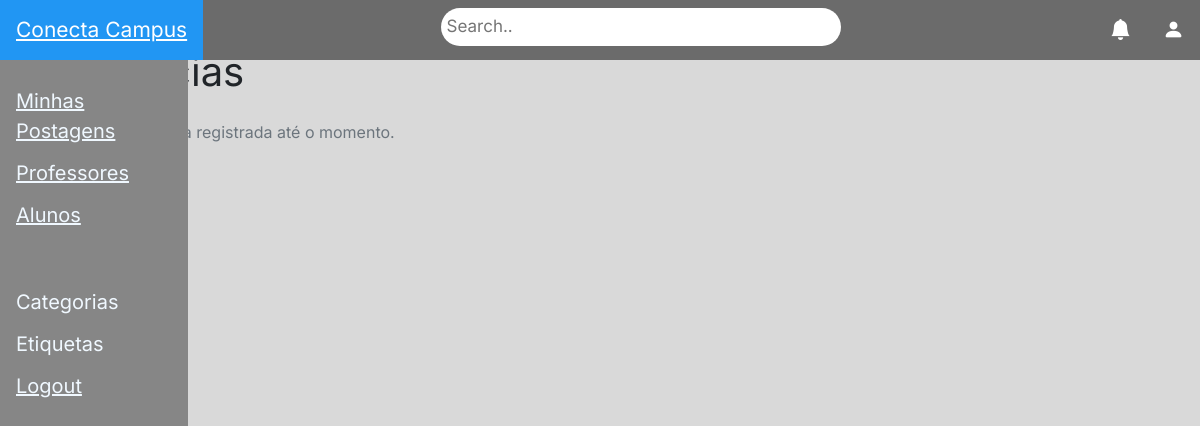
Page /admin/ver_denuncias (signed in) on the earlier database version.
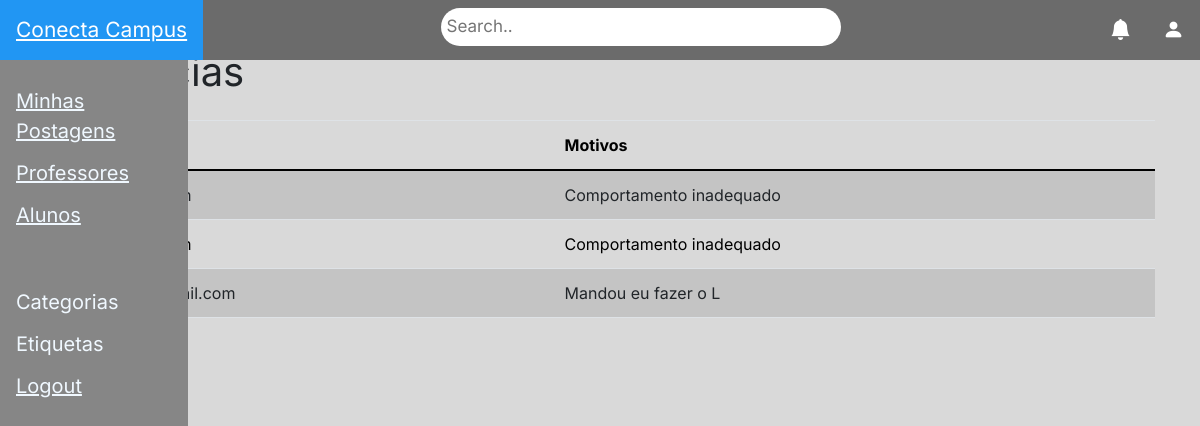
Same page on the later database version.
### models.py (models this page shows, shortened)
class Reportar(db.Model):
    id = db.Column(db.Integer, primary_key=True)
    autor_id = db.Column(db.Integer, db.ForeignKey('user.id'), nullable=False)
    target_id = db.Column(db.Integer, db.ForeignKey('user.id'), nullable=False)
    motivo = db.Column(db.String(255), nullable=False)
    data = db.Column(db.DateTime, nullable=False)

### routes/admin.py (the view)
@admin_route.route('/ver_denuncias')
@login_required
def ver_denuncias():
    denuncias = Reportar.query.all()
    return render_template('ver_denuncias.html', denuncias=denuncias, user=current_user)

### main.py (called while the page is built)
@loginManager.user_loader
def load_user(user_id):
    return User.query.get(int(user_id))

### templates/ver_denuncias.html
{% extends "index.html" %}
{% block content %}
<div class="container mt-5">
    <h1 class="mb-4">Denúncias</h1>
    {% if denuncias %}
        <table class="table table-striped">
            <thead>
                <tr>
                    <th>Email</th>
                    <th>Motivos</th>
                </tr>
            </thead>
            <tbody class="mb-4">
                {% for denuncia in denuncias %}
                    <tr>
                        <td>{{ denuncia.usuario_reportado.email }}</td>
                        <td>{{ denuncia.motivo }}</td>
                    </tr>
                {% endfor %}
            </tbody>
        </table>
    {% else %}
        <p class="text-muted">Nenhuma denúncia registrada até o momento.</p>
    {% endif %}
</div>
{% endblock %}

Differences in the rows shown:
added Reportar: motivo "Comportamento inadequado"
added Reportar: motivo "Comportamento inadequado"
added Reportar: motivo "Mandou eu fazer o L"
Other differences:
text no longer shown: "Nenhuma denúncia registrada até o momento."
text now shown: "Motivos"
